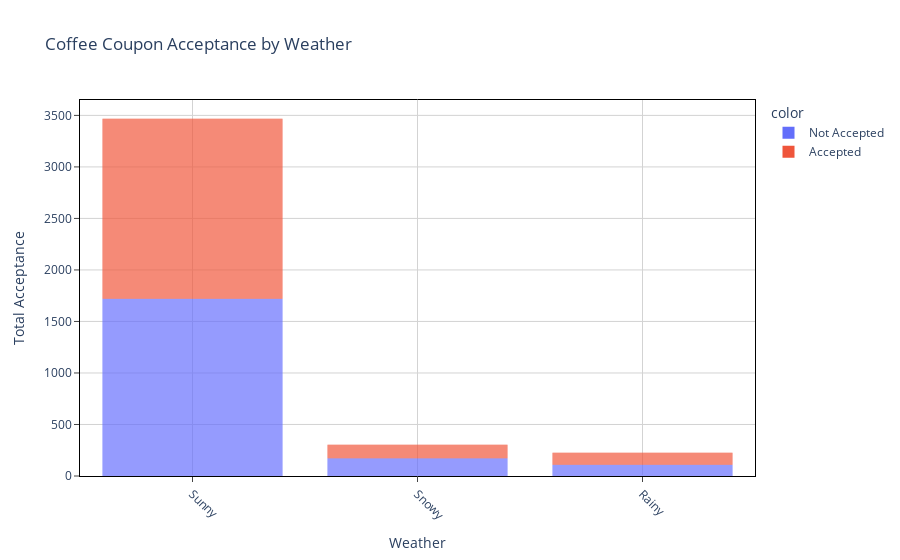

The cell this chart's notebook holds for it:
### Markdown cell above
@Finding

There is wide acceptance of coffee coupon from students, unemployed folks. Drivers belong to 'building/grounds cleaning/maintenance' have close to 100% acceptance, similar case for 'farmiing/fishing/forestry' & 'healthcare' jobs as well. 'Sales' job folks show comparatively less interest on coffee coupons.

### Code cell
# Lets create a barplot based on the coffee coupon acceptance, by weather 

fig = px.bar(df_coffee_coupons['weather'], color=df_coffee_coupons['acceptance'], 
             title = 'Coffee Coupon Acceptance by Weather',
            labels={'value':'Weather',
                   'count':'Total Acceptance'}
            )

fig.update_layout(
    plot_bgcolor='white'
)

fig.update_xaxes(
    tickangle = 45,
    mirror=True,
    ticks='outside',
    showline=True,
    linecolor='black',
    gridcolor='lightgrey'
)
fig.update_yaxes(
    mirror=True,
    ticks='outside',
    showline=True,
    linecolor='black',
    gridcolor='lightgrey'
)

fig.update_traces(marker_line_width = 0,
                  selector=dict(type="bar"))

fig.update_layout(bargap=0.2,
                  bargroupgap = 0,
                 )
fig.show()

### Figure 1 — Plotly figure (JSON) as saved in the notebook; plotly's stock layout.template omitted (floating-point values rounded to 4 significant figures; data arrays with more than 128 entries replaced by an {"elided": "..."} marker saying what was removed)
{"data": [{"alignmentgroup": "True", "hovertemplate": "color=Not Accepted<br>Weather=%{x}<br>Total Acceptance=%{y}<extra></extra>", "legendgroup": "Not Accepted", "marker": {"color": "#636efa", "line": {"width": 0}, "pattern": {"shape": ""}}, "name": "Not Accepted", "offsetgroup": "Not Accepted", "orientation": "v", "showlegend": true, "textposition": "auto", "type": "bar", "x": {"elided": "2001 str values"}, "xaxis": "x", "y": {"elided": "2001 int values"}, "yaxis": "y"}, {"alignmentgroup": "True", "hovertemplate": "color=Accepted<br>Weather=%{x}<br>Total Acceptance=%{y}<extra></extra>", "legendgroup": "Accepted", "marker": {"color": "#EF553B", "line": {"width": 0}, "pattern": {"shape": ""}}, "name": "Accepted", "offsetgroup": "Accepted", "orientation": "v", "showlegend": true, "textposition": "auto", "type": "bar", "x": {"elided": "1995 str values"}, "xaxis": "x", "y": {"elided": "1995 int values"}, "yaxis": "y"}], "layout": {"autosize": true, "bargap": 0.2, "bargroupgap": 0, "barmode": "relative", "legend": {"title": {"text": "color"}, "tracegroupgap": 0}, "plot_bgcolor": "white", "title": {"text": "Coffee Coupon Acceptance by Weather"}, "xaxis": {"anchor": "y", "autorange": true, "domain": [0, 1], "gridcolor": "lightgrey", "linecolor": "black", "mirror": true, "range": [-0.5, 2.5], "showline": true, "tickangle": 45, "ticks": "outside", "title": {"text": "Weather"}, "type": "category"}, "yaxis": {"anchor": "x", "autorange": true, "domain": [0, 1], "gridcolor": "lightgrey", "linecolor": "black", "mirror": true, "range": [0, 3649.0], "showline": true, "ticks": "outside", "title": {"text": "Total Acceptance"}, "type": "linear"}}}
